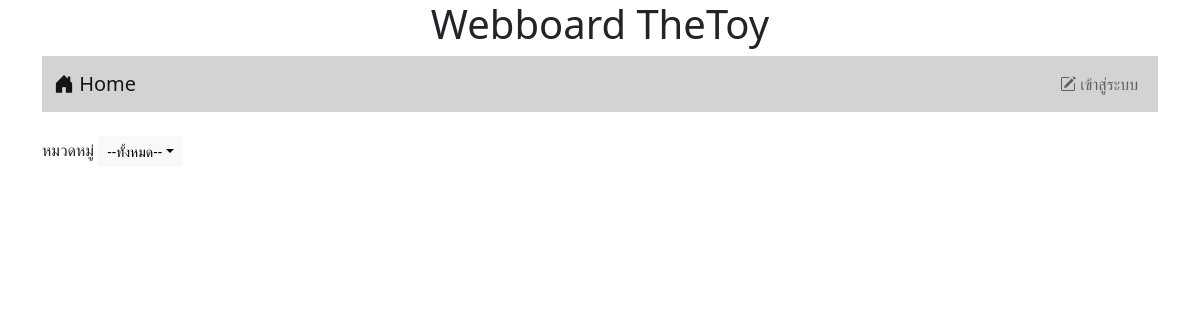
Before: / with the older database file.
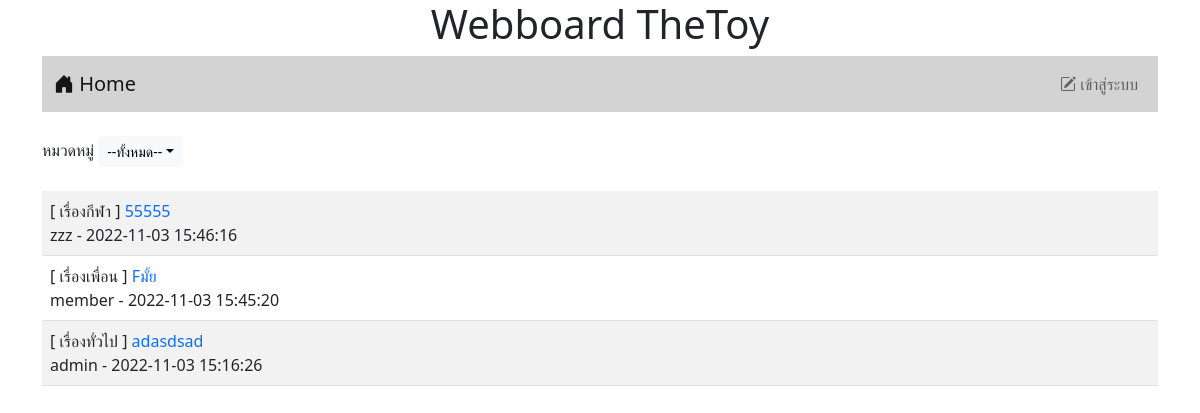
After: the same page with the newer database file.
### tables this page shows
CREATE TABLE `post` (
  `id` int(11) NOT NULL,
  `title` varchar(128) NOT NULL,
  `content` varchar(2048) NOT NULL,
  `post_date` datetime NOT NULL,
  `cat_id` int(11) NOT NULL,
  `user_id` int(11) NOT NULL
);

CREATE TABLE `category` (
  `id` int(11) NOT NULL,
  `name` varchar(32) NOT NULL
);

CREATE TABLE `user` (
  `id` int(11) NOT NULL,
  `login` varchar(32) NOT NULL,
  `password` varchar(64) NOT NULL,
  `name` varchar(64) NOT NULL,
  `gender` char(1) NOT NULL,
  `email` varchar(32) NOT NULL,
  `role` char(1) NOT NULL
);

### index.php (the view, shortened to what this page needs)
<!DOCTYPE html>
<html lang="en">
<head>
    <link href="https://cdn.jsdelivr.net/npm/bootstrap@5.2.2/dist/css/bootstrap.min.css" rel="stylesheet">
    <link rel="stylesheet" href="https://cdn.jsdelivr.net/npm/bootstrap-icons@1.9.1/font/bootstrap-icons.css">
</head>
<?php
    if(!isset($_SESSION['id'])){
?>
<body>
    <div class="container">
    <h1 style="text-align: center;">Webboard TheToy</h1>
    <?php include "nav.php"; ?>
    <br>
    <div class="d-flex">
        <div>
            <label>หมวดหมู่</label>
            <span class="dropdown">
                <button class="btn btn-light dropdown-toggle btn-sm"
                 type="button" id="dropdown2" data-bs-toggle="dropdown"
                  aria-expanded="false">--ทั้งหมด--</button>
            </span>
        </div>
    </div>
<br>
<table class="table table-striped">
        <?php
            $conn=new PDO("mysql:host=localhost;dbname=webboard;charset=utf8","root","");
            $sql="SELECT t3.name,t1.id,t1.title,t2.login,t1.post_date FROM post as t1
            INNER JOIN user as t2 ON (t1.user_id=t2.id) INNER JOIN category as t3 ON
            (t1.cat_id=t3.id) ORDER BY t1.post_date DESC";
            $result=$conn->query($sql);
            while($row=$result->fetch()){
                echo "<tr><td>[ $row[0] ] <a style=text-decoration:none
                href=post.php?id=$row[1]>$row[2]</a><br>
                $row[3] - $row[4]</td></tr>";
            }
        ?>
</table>
    </div>
</body>
<?php } ?>
</html>

### nav.php (shortened to what this page needs)
<?php
if(!isset($_SESSION['id'])){
?>
<nav class="navbar navbar-expand-lg navbar-light" style="background-color: #D3D3D3;">
  <div class="container-fluid">
    <a class="navbar-brand" href="index.php"><i class="bi bi-house-door-fill"></i> Home</a>
      <ul class="navbar-nav">
        <li class="nav-item">
          <a class="nav-link" href="login.php"><i class="bi bi-pencil-square"></i> เข้าสู่ระบบ</a>
        </li>
      </ul>
  </div>
</nav>
<?php } ?>

Changed rows visible on the page:
added post: category.name "เรื่องกีฬา", title "55555", user.login "zzz", post_date "2022-11-03 15:46:16"
added post: category.name "เรื่องเพื่อน", title "Fมั้ย", user.login "member", post_date "2022-11-03 15:45:20"
added post: category.name "เรื่องทั่วไป", title "adasdsad", user.login "admin", post_date "2022-11-03 15:16:26"
